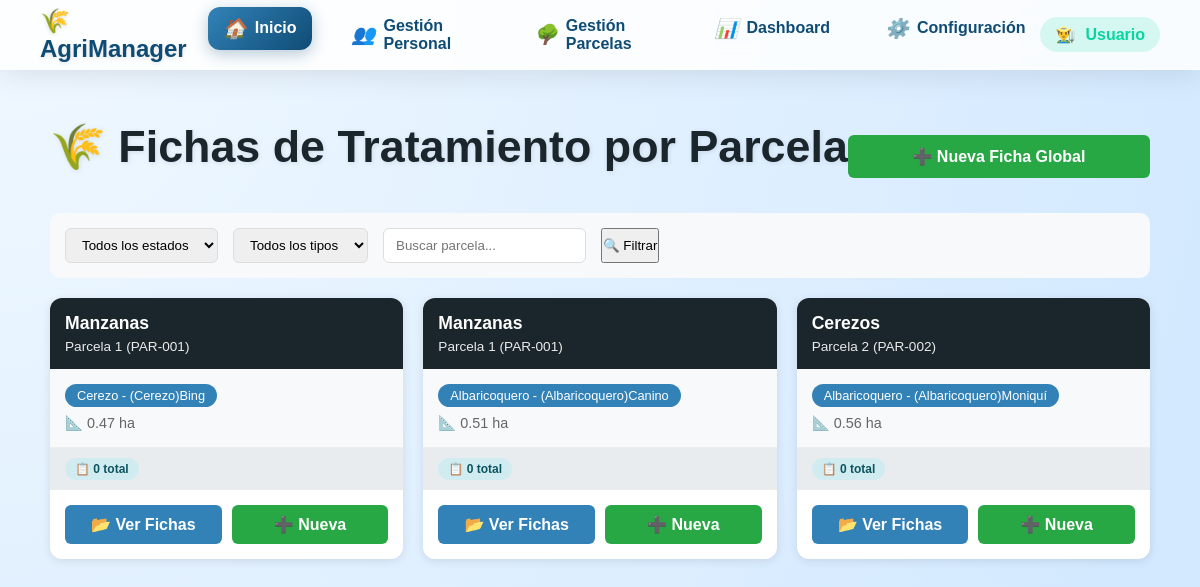
Screenshot of /Tractament/FichasTractament.php with the database file from the repository.
### tables this page shows
CREATE TABLE `sectores_cultivo` (
  `id` int(11) NOT NULL,
  `parcela_id` int(11) DEFAULT NULL,
  `codigo` varchar(20) NOT NULL,
  `nombre` varchar(100) NOT NULL,
  `coordenadas_geojson` text DEFAULT NULL,
  `superficie_efectiva_ha` decimal(10,4) DEFAULT NULL,
  `fecha_creacion` date DEFAULT NULL,
  `activo` tinyint(1) DEFAULT 1
);

CREATE TABLE `parcelas` (
  `id` int(11) NOT NULL,
  `codigo` varchar(20) NOT NULL,
  `nombre` varchar(100) NOT NULL,
  `coordenadas_geojson` text NOT NULL,
  `superficie_total_ha` decimal(10,4) NOT NULL,
  `superficie_efectiva_ha` decimal(10,4) GENERATED ALWAYS AS (case when `infraestructuras` is null then `superficie_total_ha` else `superficie_total_ha` * 0.95 end) STORED,
  `tipo_suelo_id` int(11) DEFAULT NULL,
  `ph` decimal(3,1) DEFAULT NULL,
  `materia_organica` decimal(4,2) DEFAULT NULL,
  `pendiente` decimal(4,2) DEFAULT NULL,
  `orientacion` varchar(20) DEFAULT NULL,
  `infraestructuras` text DEFAULT NULL,
  `activa` tinyint(1) DEFAULT 1,
  `fecha_alta` timestamp NOT NULL DEFAULT current_timestamp()
);

### Tractament/FichasTractament.php (the view, shortened to what this page needs)
<?php
require '../db.php';
$stmt = $pdo->query("
    SELECT
        sc.id as sector_id,
        sc.codigo as sector_codigo,
        sc.nombre as sector_nombre,
        sc.superficie_efectiva_ha,
        p.id as parcela_id,
        p.nombre as parcela_nombre,
        p.codigo as parcela_codigo,
        v.nombre as varietat_nom,
        c.nombre_comun as cultiu_nom,
        COUNT(ft.id_ficha) as total_fichas,
        SUM(CASE WHEN ft.estat = 'EN_CURS' THEN 1 ELSE 0 END) as fichas_actives,
        SUM(CASE WHEN ft.estat = 'PENDENT' THEN 1 ELSE 0 END) as fichas_pendents
    FROM sectores_cultivo sc
    LEFT JOIN parcelas p ON sc.parcela_id = p.id
    LEFT JOIN historial_cultivos hc ON sc.id = hc.sector_id AND hc.fecha_arrancada IS NULL
    LEFT JOIN variedades v ON hc.variedad_id = v.id
    LEFT JOIN cultivos c ON v.cultivo_id = c.id
    LEFT JOIN fichas_tractament ft ON sc.id = ft.id_sector
    WHERE sc.activo = 1
    GROUP BY sc.id
    ORDER BY p.nombre, sc.nombre
");
$sectores = $stmt->fetchAll(PDO::FETCH_ASSOC);
?>
<!DOCTYPE html>
<html lang="ca">
<head>
    <link rel="stylesheet" href="../css/personal.css">
    <link rel="stylesheet" href="../menu.css">
</head>
<body>
<?php include '../menu.php'; ?>
<div class="container">
    <div class="header-actions">
        <h1>🌾 Fichas de Tratamiento por Parcela</h1>
        <a href="NovaFichaTractament.php" class="btn-nueva-ficha" style="display: inline-block; padding: 12px 20px;">
            ➕ Nueva Ficha Global
        </a>
    </div>
    <div class="filtros-box">
        <form method="GET" action="" style="display: contents;">
            <select name="estat">
                <option value="">Todos los estados</option>
            </select>
            <select name="tipus">
                <option value="">Todos los tipos</option>
            </select>
            <input type="text" name="buscar" placeholder="Buscar parcela..." value="<?= htmlspecialchars($_GET['buscar'] ?? '') ?>">
            <button type="submit" class="btn-actualizar">🔍 Filtrar</button>
        </form>
    </div>
    <div class="sectores-grid">
        <?php foreach ($sectores as $sector): ?>
            <div class="sector-card">
                <div class="sector-header">
                    <h3><?= htmlspecialchars($sector['sector_nombre']) ?></h3>
                    <p><?= htmlspecialchars($sector['parcela_nombre'] ?? 'Sin parcela asignada') ?> (<?= htmlspecialchars($sector['parcela_codigo'] ?? $sector['sector_codigo']) ?>)</p>
                </div>
                <div class="sector-info">
                    <?php if ($sector['cultiu_nom']): ?>
                        <span class="cultiu-badge">
                            <?= htmlspecialchars($sector['cultiu_nom']) ?>
                            <?php if ($sector['varietat_nom']): ?>
                                - <?= htmlspecialchars($sector['varietat_nom']) ?>
                            <?php endif; ?>
                        </span>
                    <?php endif; ?>
                    <div class="superficie-badge">
                        📐 <?= number_format($sector['superficie_efectiva_ha'], 2) ?> ha
                    </div>
                </div>
                <div class="fichas-summary">
                    <span class="badge-ficha badge-total">
                        📋 <?= $sector['total_fichas'] ?> total
                    </span>
                </div>
                <div class="sector-actions">
                    <a href="VeureFichasSector.php?sector_id=<?= $sector['sector_id'] ?>" class="btn-ver-fichas">
                        📂 Ver Fichas
                    </a>
                    <a href="NovaFichaTractament.php?sector_id=<?= $sector['sector_id'] ?>" class="btn-nueva-ficha">
                        ➕ Nueva
                    </a>
                </div>
            </div>
        <?php endforeach; ?>
    </div>
</div>
</body>
</html>

### css/personal.css (style rules this page uses)
* { margin: 0; padding: 0; box-sizing: border-box; font-family: 'Poppins', sans-serif; }
body { background: radial-gradient(circle at top left, #f0f8ff, #d1e8ff); padding: 30px; color: #333; }
h1 { text-align: center; font-size: 2.8em; margin-bottom: 20px; color: #1b262c; text-shadow: 1px 1px 5px rgba(0,0,0,0.1); }

### menu.css (style rules this page uses)
body { background: radial-gradient(circle at top left, #f0f8ff, #d1e8ff); padding: 30px; color: #333; font-family: 'Poppins', sans-serif; }
body { padding-top: 100px; }

### Tractament/FichasTractament.php (style rules this page uses)
.container { max-width: 1400px; margin: 0 auto; padding: 20px; }
.header-actions { display: flex; justify-content: space-between; align-items: center; margin-bottom: 20px; }
.filtros-box { background: #f8f9fa; padding: 15px; border-radius: 10px; margin-bottom: 20px; display: flex; gap: 15px; flex-wrap: wrap; }
.filtros-box select, .filtros-box input { padding: 8px 12px; border: 1px solid #ddd; border-radius: 6px; }
.sectores-grid { display: grid; grid-template-columns: repeat(auto-fill, minmax(350px, 1fr)); gap: 20px; }
.sector-card { background: white; border-radius: 12px; box-shadow: 0 2px 10px rgba(0,0,0,0.1); overflow: hidden; transition: transform 0.2s; }
.sector-header { background: #1b262c; color: white; padding: 15px; }
.sector-header h3 { margin: 0 0 5px 0; font-size: 1.1em; }
.sector-header p { margin: 0; opacity: 0.9; font-size: 0.85em; }
.sector-info { padding: 15px; background: #f8f9fa; border-bottom: 1px solid #eee; }
.cultiu-badge { display: inline-block; background: #3282b8; color: white; padding: 4px 12px; border-radius: 12px; font-size: 0.8em; margin-bottom: 8px; }
.superficie-badge { color: #666; font-size: 0.9em; }
.fichas-summary { display: flex; gap: 10px; padding: 10px 15px; background: #e9ecef; }
.badge-ficha { padding: 4px 10px; border-radius: 12px; font-size: 0.75em; font-weight: bold; }
.badge-total { background: #d1ecf1; color: #0c5460; }
.sector-actions { padding: 15px; display: flex; gap: 10px; }
.btn-ver-fichas { flex: 1; background: #3282b8; color: white; padding: 10px; border: none; border-radius: 6px; cursor: pointer; text-align: center; text-decoration: none; font-weight: bold; }
.btn-nueva-ficha { flex: 1; background: #28a745; color: white; padding: 10px; border: none; border-radius: 6px; cursor: pointer; text-align: center; text-decoration: none; font-weight: bold; }

### rows the page displays
sectores_cultivo: nombre "Manzanas", parcela.nombre "Parcela 1", parcela.codigo "PAR-001", cultiu_nom "Cerezo", varietat_nom "(Cerezo)Bing", superficie_efectiva_ha "0.47", total_fichas "0"
sectores_cultivo: nombre "Manzanas", parcela.nombre "Parcela 1", parcela.codigo "PAR-001", cultiu_nom "Albaricoquero", varietat_nom "(Albaricoquero)Canino", superficie_efectiva_ha "0.51", total_fichas "0"
sectores_cultivo: nombre "Cerezos", parcela.nombre "Parcela 2", parcela.codigo "PAR-002", cultiu_nom "Albaricoquero", varietat_nom "(Albaricoquero)Moniquí", superficie_efectiva_ha "0.56", total_fichas "0"
